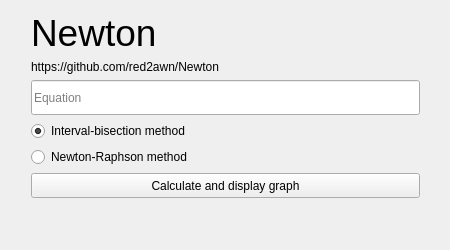
<?xml version="1.0" encoding="UTF-8"?>
<ui version="4.0">
 <class>MainWindow</class>
 <widget class="QMainWindow" name="MainWindow">
  <property name="geometry">
   <rect>
    <x>0</x>
    <y>0</y>
    <width>450</width>
    <height>250</height>
   </rect>
  </property>
  <property name="windowTitle">
   <string>Newton</string>
  </property>
  <property name="layoutDirection">
   <enum>Qt::LeftToRight</enum>
  </property>
  <widget class="QWidget" name="centralWidget">
   <widget class="QWidget" name="layoutWidget">
    <property name="geometry">
     <rect>
      <x>20</x>
      <y>0</y>
      <width>411</width>
      <height>241</height>
     </rect>
    </property>
    <layout class="QFormLayout" name="formLayout">
     <item row="0" column="0">
      <widget class="QLabel" name="Title">
       <property name="minimumSize">
        <size>
         <width>142</width>
         <height>43</height>
        </size>
       </property>
       <property name="font">
        <font>
         <pointsize>28</pointsize>
        </font>
       </property>
       <property name="layoutDirection">
        <enum>Qt::LeftToRight</enum>
       </property>
       <property name="autoFillBackground">
        <bool>false</bool>
       </property>
       <property name="text">
        <string>Newton</string>
       </property>
      </widget>
     </item>
     <item row="2" column="0" colspan="2">
      <widget class="QLineEdit" name="EquationEdit">
       <property name="minimumSize">
        <size>
         <width>371</width>
         <height>35</height>
        </size>
       </property>
       <property name="focusPolicy">
        <enum>Qt::ClickFocus</enum>
       </property>
       <property name="text">
        <string/>
       </property>
       <property name="placeholderText">
        <string>Equation</string>
       </property>
      </widget>
     </item>
     <item row="4" column="0" colspan="2">
      <widget class="QRadioButton" name="RootNewtonRadio">
       <property name="minimumSize">
        <size>
         <width>369</width>
         <height>20</height>
        </size>
       </property>
       <property name="text">
        <string>Newton-Raphson method</string>
       </property>
       <attribute name="buttonGroup">
        <string notr="true">AlgorithmGroup</string>
       </attribute>
      </widget>
     </item>
     <item row="6" column="0" colspan="2">
      <widget class="QPushButton" name="ExecuteButton">
       <property name="minimumSize">
        <size>
         <width>182</width>
         <height>25</height>
        </size>
       </property>
       <property name="text">
        <string>Calculate and display graph</string>
       </property>
      </widget>
     </item>
     <item row="1" column="0" colspan="2">
      <widget class="QLabel" name="GithubLabel">
       <property name="minimumSize">
        <size>
         <width>409</width>
         <height>14</height>
        </size>
       </property>
       <property name="text">
        <string>https://github.com/red2awn/Newton</string>
       </property>
      </widget>
     </item>
     <item row="3" column="0" colspan="2">
      <widget class="QRadioButton" name="RootBisectRadio">
       <property name="minimumSize">
        <size>
         <width>369</width>
         <height>20</height>
        </size>
       </property>
       <property name="text">
        <string>Interval-bisection method</string>
       </property>
       <property name="checked">
        <bool>true</bool>
       </property>
       <attribute name="buttonGroup">
        <string notr="true">AlgorithmGroup</string>
       </attribute>
      </widget>
     </item>
    </layout>
   </widget>
  </widget>
 </widget>
 <layoutdefault spacing="6" margin="11"/>
 <resources/>
 <connections/>
 <buttongroups>
  <buttongroup name="AlgorithmGroup"/>
 </buttongroups>
</ui>
